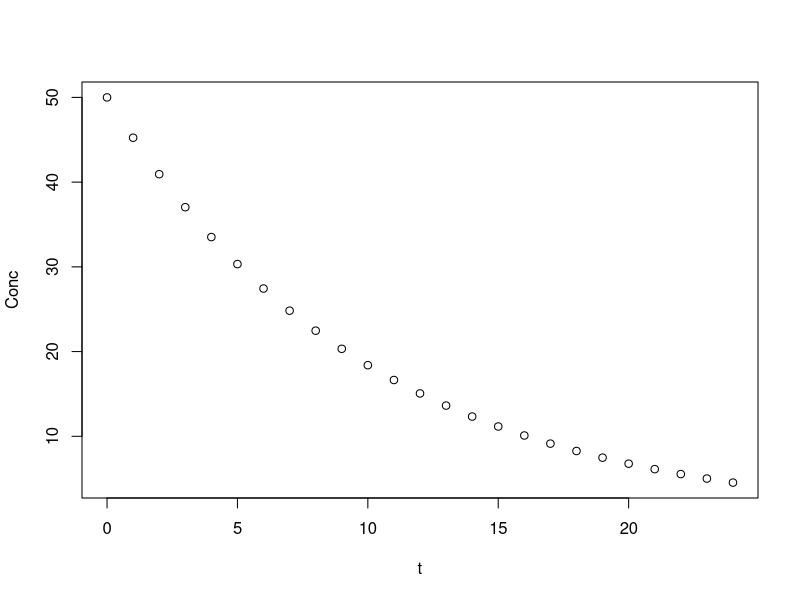

The R source for this figure:
## ---- chunk 1
knitr::opts_chunk$set(warning=FALSE, message=FALSE, results=FALSE)
## ---- chunk 2
# create a testing vector called test
test <- c(1:5, NA, 6:8, NA)

# check which element is NA
is.na(test)

# count the proportion of NA
as.numeric(is.na(test)) # convert Boolean to numeric 
sum(as.numeric(is.na(test))) # sum up number of NA
sum(as.numeric(is.na(test)))/length(test) # calculate the proportion

# alternatively, use the following expression to replace three lines of code above
mean(is.na(test))


prop_NA <- function(x) {
  mean(is.na(x))
}

# testing your function
prop_NA(test)
## ---- chunk 3
# number of element
length(test) # including NA 
length(na.omit(test))

# mean of the vector
mean(test) # returns NA
mean(test, na.rm = TRUE)

# mean square error
(test - mean(test, na.rm = TRUE))^2

# sum of mean square error
sum((test - mean(test, na.rm = TRUE))^2) # returns NA
sum((test - mean(test, na.rm = TRUE))^2, na.rm = T) 


variance <- function(x, na.rm=TRUE) {
  n <- length(na.omit(x))
  m <- mean(x, na.rm = na.rm)
  mean_sqaure_error <- (x - m)^2
  
  sum(mean_sqaure_error, na.rm = na.rm) / (n-1)
}


variance(test)
variance(test) == var(test, na.rm = T)  
## ---- chunk 4
Dose = 100 # mg
Vc = 2 # L
k = 0.1 # hr-1

t = seq(0,24,1)

C0 = Dose/Vc

Conc = C0 * exp(-k*t)
#plot(Conc~t)

oneCmtIV <- function(Dose,Time) {
  # define parameters
  Vc = 2 # L
  k = 0.1 # hr-1
  # simulation time
  t = seq(0, Time, 1)
  # calculate concentration
  C0 = Dose/Vc
  Conc = C0 * exp(-k*t)
  # plot
  plot(Conc ~ t)
}

#oneCmtIV(Dose = 100, Time = 24)


twoCmtIV <- function(Dose, Time) {
  
  A = 30 # mg/L
  B = 20 # mg/L
  alpha = 1.5 # hr-1
  beta = 0.1 # hr-1
  
  t = seq(0, Time, 1)
  
  C0 = Dose/Vc
  Conc = A*exp(-alpha*t) + B*exp(-beta*t)
  
  plot(Conc ~ t)
}

#twoCmtIV(100, 24)


simulateOneTwoCmtIV <- function(Dose, Time, Cmt, ...) {
  # parameters for 1-CMT
  Vc = 2 # L
  k = 0.1 # hr-1
  
  # parameters for 2-CMT
  A = 30 # mg/L
  B = 20 # mg/L
  alpha = 1.5 # hr-1
  beta = 0.1 # hr-1
  
  t = seq(0, Time, 0.1)
  
  C0 = Dose/Vc
  
  if (Cmt == 1) {
    
    Conc = C0 * exp(-k*t)
    
  } else if (Cmt == 2) {
    
    Conc = A*exp(-alpha*t) + B*exp(-beta*t)
    
  } else {
    
    stop("Cmt must be 1 or 2")
    
  }
  
  plot(Conc ~ t)
  
}

#simulateOneTwoCmtIV(100, 24, 1)
#simulateOneTwoCmtIV(100, 24, 1, Vc=3)
#simulateOneTwoCmtIV(100, 24, 2)
#simulateOneTwoCmtIV(100, 24, 3)
## ---- chunk 5
#Assemble dataset for example 1
test_df <- data.frame(
  v1 = c(1:5, NA, 6:8, NA), 
  v2 = seq(1,10,1),                         #seq(from, to, by)
  v3 = c(letters[1:9], NA),                 #letter() generate lower case letters
  v4 = c("apple", "banana", NA, "cherry", NA, NA, NA, "orange", NA, NA)
  )
test_df
## ---- chunk 6
prop_NA(test_df$v1) 
prop_NA(test_df$v2)
prop_NA(test_df$v3)
prop_NA(test_df$v4)
## ---- chunk 7
output <- c()                         #output
for (i in 1:4){                       #sequence
  output[i] <- prop_NA(test_df[,i])   #body
}
output
## ---- chunk 8
output <- c()
for (i in seq_along(test_df)){         
  output[[i]] <- prop_NA(test_df[[i]]) 
}
output
## ---- chunk 9
col_prop_NA <- c()
for (i in seq_along(test_df)){
  col_prop_NA[[i]] <- prop_NA(test_df[[i]])
  names(col_prop_NA)[i] <- names(test_df)[i]
}
col_prop_NA
## ---- chunk 10
col_prop_NA <- function(df){                #name <- function(argument){
  output <- c()                             #output
  for (i in seq_along(df)){                 #sequence
    output[[i]] <- prop_NA(df[[i]])         #body
    names(output)[i] <- names(df)[i]        #}
  }
  output
}

col_prop_NA(test_df)
## ---- chunk 11
col_prop_NA(ChickWeight)
col_prop_NA(Theoph)
## ---- chunk 12
#lapply
apply(test_df, 2, prop_NA)
lapply(test_df, prop_NA)
## ---- chunk 13
output <- c()
for (i in seq_along(test_df)){
  output[[i]] <- prop_NA(test_df[[i]])
  names(output)[i] <- names(test_df)[i]
  if (i == 3) {
    break
  }
}
output

#Similarly we can create this as a function
col_prop_NA <- function(df, end){
  output <- c()
  for (i in seq_along(df)){
    output[[i]] <- prop_NA(df[[i]])
    names(output)[i] <- names(df)[i]
    if (i == end) break
  }
output
}

col_prop_NA(df = test_df, end = 3)
## ---- chunk 14
output <- c()
for (i in seq_along(test_df)){
  if (i == 3) next
  output[[i]] <- prop_NA(test_df[[i]])
  names(output)[i] <- names(test_df)[i]
}

output <- output[!is.na(output)]      #remove column skipped
output

#Create a function for this as well
col_prop_NA <- function(df, skip){
  output <- c()
  for (i in seq_along(test_df)){
    if (i == skip) next
    output[[i]] <- prop_NA(test_df[[i]])
    names(output)[i] <- names(test_df)[i]
  }
  output <- output[!is.na(output)]    
  output
}

col_prop_NA(df_test_df, skip = 3)
## ---- chunk 15
#assemble dataset for example 2

#Description: 10 patients, each patients go through 3 occasions, at each occation, 3 systolic blood pressure (SBP) measurenments are recorded

set.seed(0720)

sbp <- data.frame(
  ID  = c(rep(1:10,9)),
  OCC = c(rep(rep(1:3,each = 10), 3)),
  SBP  = rnorm(90, mean = 130, sd = 13)
)
## ---- chunk 16
var <- data.frame(NULL)

for (i in sbp$ID){
  temp1 <- subset(sbp, ID == i)
  
  for (j in temp1$OCC){
    temp2 <- subset(temp1, OCC == j)
    var[i,j] = variance(temp2$SBP)            #function created above
    rownames(var)[i] = paste("ID" , i, " ")
    colnames(var)[j] = paste("OCC", j, " ")
  }
}

var
## ---- chunk 17
oneCmtIV <- function(Dose,Time) {
  # define parameters
  Vc = 2 # L
  k = 0.1 # hr-1
  # simulation time
  t = seq(0, Time, 1)
  # calculate concentration
  C0 = Dose/Vc
  Conc = C0 * exp(-k*t)
  # plot
  plot(Conc ~ t)
}

oneCmtIV(Dose = 100, Time = 24)
## ---- chunk 18
#AUC 0 to 8hrs calculation

AUC <- 0
i <- 1

while (i <= 9){                                             #8hrs is the 9th element in vector t
  AUC <- AUC + ((Conc[i+1] + Conc[i]) * (t[i+1] - t[i]))/2
  i = i + 1
}

paste0("AUC_0-", i-2, "=", AUC, sep=" ")
## ---- chunk 19
AUC <- 0 
i <- 1

while(AUC <= 300){
  AUC <- AUC + ((Conc[i+1] + Conc[i]) * (t[i+1] - t[i]))/2
  i = i + 1
}

paste0("At least ", i - 1, " time points needed to have a AUC more than 300", sep = " ")
## ---- chunk 20
AUC <- 0
i <- 1

repeat{
  AUC <- AUC + ((Conc[i+1] + Conc[i]) * (t[i+1] - t[i]))/2
  if (i == 9) break
  i = i + 1
}

paste0("AUC_0-", i-1, "=", AUC, sep=" ")
## ---- chunk 21
sessionInfo()
